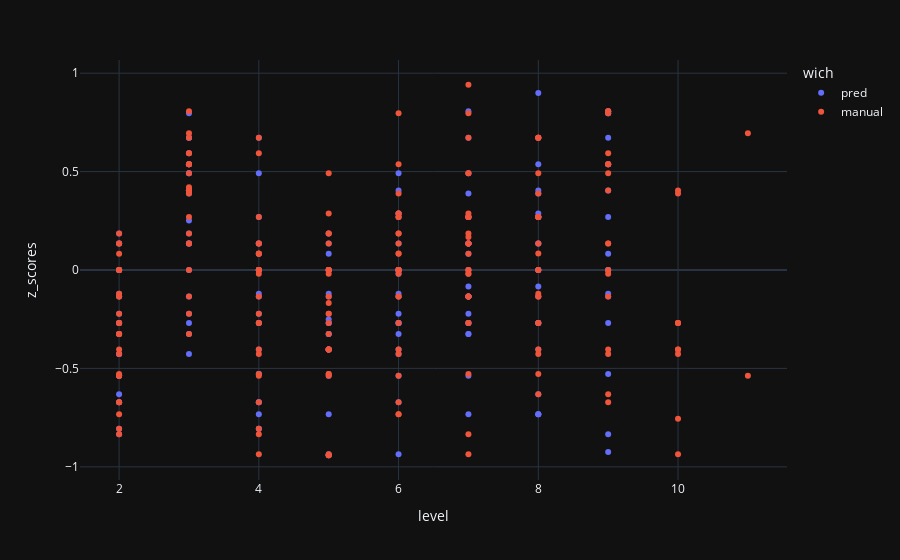

Notebook source saved alongside this figure:
### Code cell
fig = px.scatter(clean, x="level", y="z_scores", color="wich", hover_data=['sub_name', 'height'])
fig.show()

### Figure 1 — Plotly figure (JSON) as saved in the notebook; plotly's stock layout.template omitted (floating-point values rounded to 4 significant figures; data arrays with more than 128 entries replaced by an {"elided": "..."} marker saying what was removed)
{"data": [{"customdata": {"elided": "278x2 mixed values"}, "hovertemplate": "wich=pred<br>level=%{x}<br>z_scores=%{y}<br>sub_name=%{customdata[0]}<br>height=%{customdata[1]}<extra></extra>", "legendgroup": "pred", "marker": {"color": "#636efa", "symbol": "circle"}, "mode": "markers", "name": "pred", "orientation": "v", "showlegend": true, "x": {"elided": "278 int values"}, "xaxis": "x", "y": {"elided": "278 float values"}, "yaxis": "y", "type": "scatter"}, {"customdata": {"elided": "276x2 mixed values"}, "hovertemplate": "wich=manual<br>level=%{x}<br>z_scores=%{y}<br>sub_name=%{customdata[0]}<br>height=%{customdata[1]}<extra></extra>", "legendgroup": "manual", "marker": {"color": "#EF553B", "symbol": "circle"}, "mode": "markers", "name": "manual", "orientation": "v", "showlegend": true, "x": {"elided": "276 int values"}, "xaxis": "x", "y": {"elided": "276 float values"}, "yaxis": "y", "type": "scatter"}], "layout": {"xaxis": {"anchor": "y", "domain": [0.0, 1.0], "title": {"text": "level"}}, "yaxis": {"anchor": "x", "domain": [0.0, 1.0], "title": {"text": "z_scores"}}, "legend": {"title": {"text": "wich"}, "tracegroupgap": 0}, "margin": {"t": 60}}}
